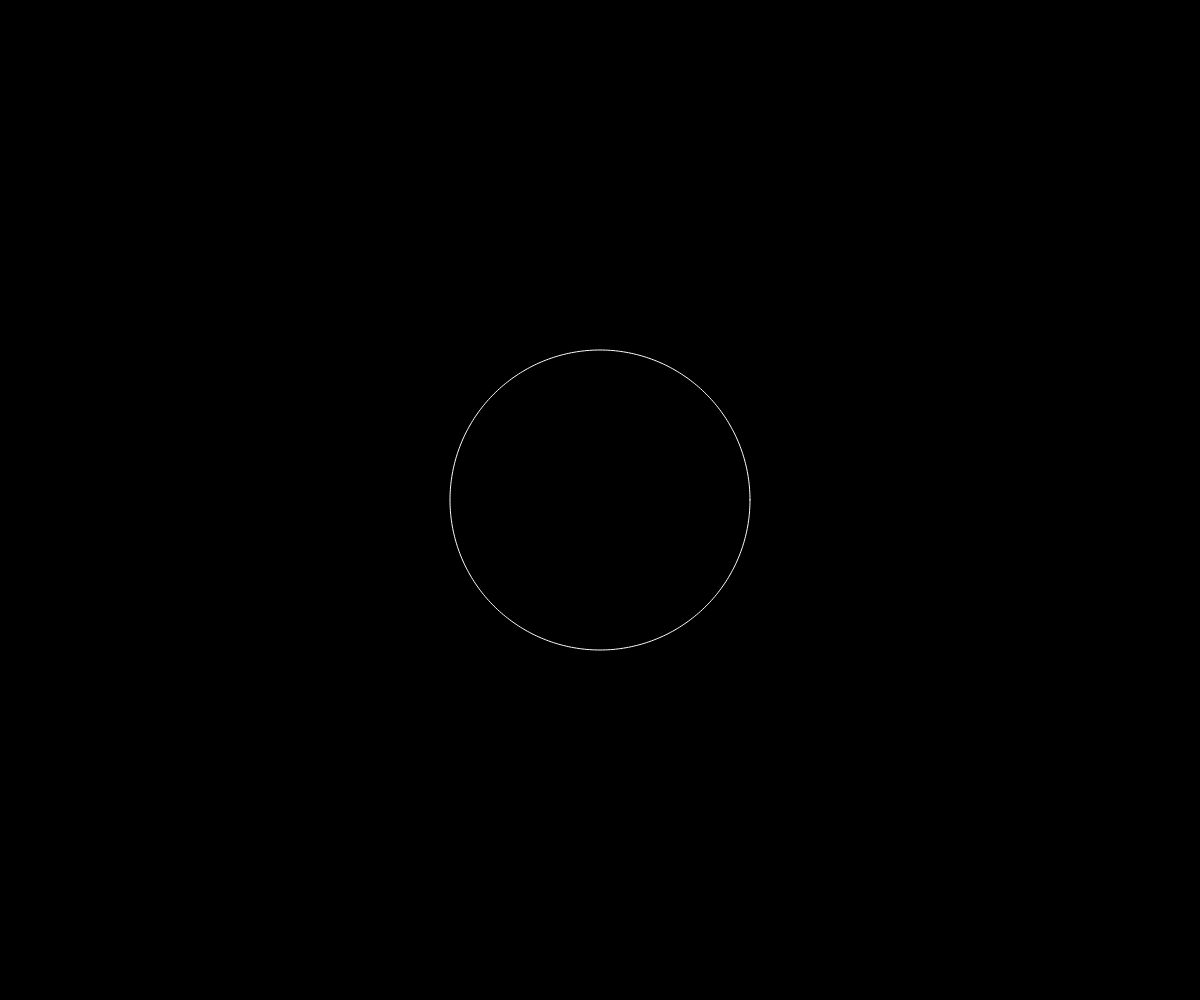
Frame 1 (no input)
Frame 60 (no input): identical to frame 1, image omitted
Frame 120 (the mouse pressed at the canvas centre since frame 60): identical to frame 1, image omitted

The p5.js sketch that drew this single still picture (run headless with seeded random() and noise() and a simulated clock; from frame 60 on, the mouse is pressed at the canvas centre):

// p5.js sketch
// ── sketch.js
function setup() {
	createCanvas(windowWidth, windowHeight);
  angleMode(DEGREES);
}

function draw() {

  background(0);
  translate(width*0.5,height*0.5);
  stroke(255);
  noFill();

  beginShape();
  for (let a = 0; a<=360; a++){
    let r = 150;
    let x = r * cos(a);
    let y = r * sin(a);
    vertex(x,y);
  }
  endShape(CLOSE);
}
